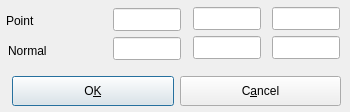
<ui version="4.0" >
 <author></author>
 <comment></comment>
 <exportmacro></exportmacro>
 <class>SetClippingData</class>
 <widget class="QDialog" name="SetClippingData" >
  <property name="geometry" >
   <rect>
    <x>0</x>
    <y>0</y>
    <width>350</width>
    <height>112</height>
   </rect>
  </property>
  <property name="minimumSize" >
   <size>
    <width>350</width>
    <height>0</height>
   </size>
  </property>
  <property name="maximumSize" >
   <size>
    <width>350</width>
    <height>32767</height>
   </size>
  </property>
  <property name="windowTitle" >
   <string>Set clipping plane position</string>
  </property>
  <widget class="QLineEdit" name="look_z" >
   <property name="geometry" >
    <rect>
     <x>272</x>
     <y>36</y>
     <width>68</width>
     <height>23</height>
    </rect>
   </property>
  </widget>
  <widget class="QLineEdit" name="look_y" >
   <property name="geometry" >
    <rect>
     <x>193</x>
     <y>36</y>
     <width>68</width>
     <height>23</height>
    </rect>
   </property>
  </widget>
  <widget class="QPushButton" name="cancel_button" >
   <property name="geometry" >
    <rect>
     <x>180</x>
     <y>76</y>
     <width>161</width>
     <height>30</height>
    </rect>
   </property>
   <property name="sizePolicy" >
    <sizepolicy>
     <hsizetype>7</hsizetype>
     <vsizetype>0</vsizetype>
     <horstretch>0</horstretch>
     <verstretch>0</verstretch>
    </sizepolicy>
   </property>
   <property name="minimumSize" >
    <size>
     <width>0</width>
     <height>30</height>
    </size>
   </property>
   <property name="maximumSize" >
    <size>
     <width>32767</width>
     <height>30</height>
    </size>
   </property>
   <property name="toolTip" >
    <string>Close window without reseting camera</string>
   </property>
   <property name="text" >
    <string>C&amp;ancel</string>
   </property>
   <property name="shortcut" >
    <string>Alt+A</string>
   </property>
  </widget>
  <widget class="QLineEdit" name="view_x" >
   <property name="geometry" >
    <rect>
     <x>113</x>
     <y>8</y>
     <width>68</width>
     <height>23</height>
    </rect>
   </property>
  </widget>
  <widget class="QLineEdit" name="view_y" >
   <property name="geometry" >
    <rect>
     <x>193</x>
     <y>7</y>
     <width>68</width>
     <height>23</height>
    </rect>
   </property>
  </widget>
  <widget class="QLineEdit" name="view_z" >
   <property name="geometry" >
    <rect>
     <x>272</x>
     <y>7</y>
     <width>68</width>
     <height>23</height>
    </rect>
   </property>
  </widget>
  <widget class="QLineEdit" name="look_x" >
   <property name="geometry" >
    <rect>
     <x>113</x>
     <y>37</y>
     <width>68</width>
     <height>23</height>
    </rect>
   </property>
   <property name="inputMask" >
    <string/>
   </property>
  </widget>
  <widget class="QLabel" name="view_label" >
   <property name="geometry" >
    <rect>
     <x>6</x>
     <y>10</y>
     <width>101</width>
     <height>21</height>
    </rect>
   </property>
   <property name="text" >
    <string>Point</string>
   </property>
  </widget>
  <widget class="QLabel" name="look_label" >
   <property name="geometry" >
    <rect>
     <x>8</x>
     <y>40</y>
     <width>96</width>
     <height>21</height>
    </rect>
   </property>
   <property name="text" >
    <string>Normal</string>
   </property>
  </widget>
  <widget class="QPushButton" name="ok_button" >
   <property name="geometry" >
    <rect>
     <x>12</x>
     <y>76</y>
     <width>162</width>
     <height>30</height>
    </rect>
   </property>
   <property name="sizePolicy" >
    <sizepolicy>
     <hsizetype>7</hsizetype>
     <vsizetype>0</vsizetype>
     <horstretch>0</horstretch>
     <verstretch>0</verstretch>
    </sizepolicy>
   </property>
   <property name="minimumSize" >
    <size>
     <width>0</width>
     <height>30</height>
    </size>
   </property>
   <property name="maximumSize" >
    <size>
     <width>32767</width>
     <height>30</height>
    </size>
   </property>
   <property name="toolTip" >
    <string>Set camera to new coordinates</string>
   </property>
   <property name="text" >
    <string>O&amp;K</string>
   </property>
   <property name="shortcut" >
    <string>Alt+K</string>
   </property>
   <property name="default" >
    <bool>true</bool>
   </property>
  </widget>
 </widget>
 <layoutdefault spacing="6" margin="11" />
 <pixmapfunction></pixmapfunction>
 <tabstops>
  <tabstop>view_x</tabstop>
  <tabstop>view_y</tabstop>
  <tabstop>view_z</tabstop>
  <tabstop>look_x</tabstop>
  <tabstop>look_y</tabstop>
  <tabstop>look_z</tabstop>
  <tabstop>ok_button</tabstop>
  <tabstop>cancel_button</tabstop>
 </tabstops>
 <includes>
  <include location="global" >BALL_core/COMMON/global.h</include>
 </includes>
 <resources/>
 <connections/>
</ui>
